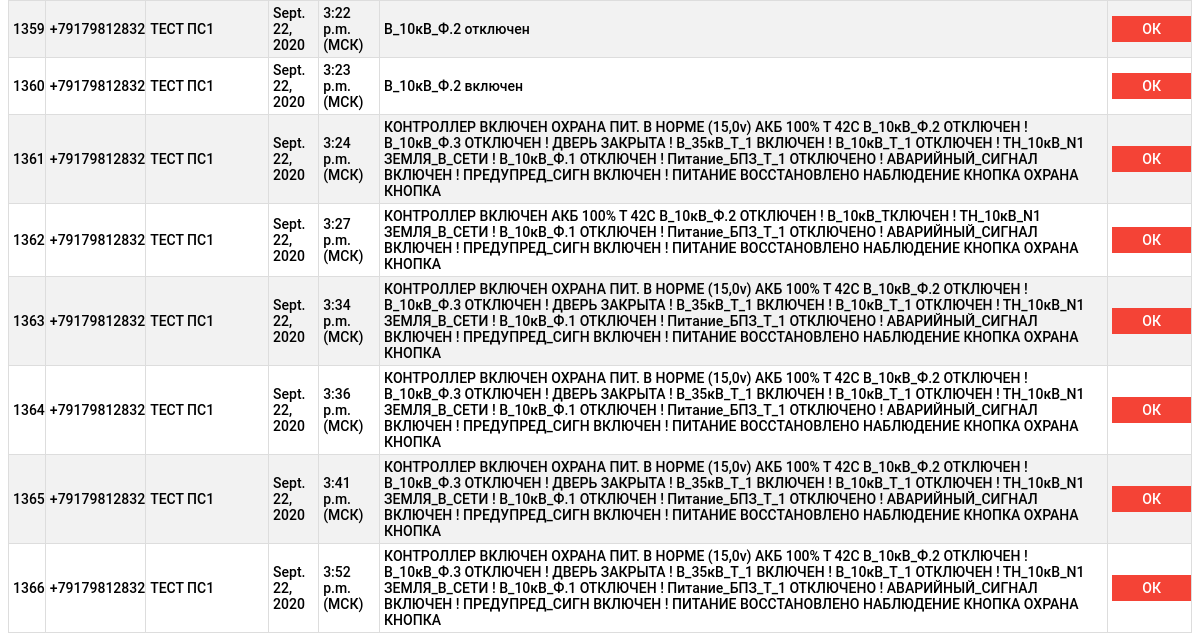
Page / (signed in, lower part) on the earlier database version.
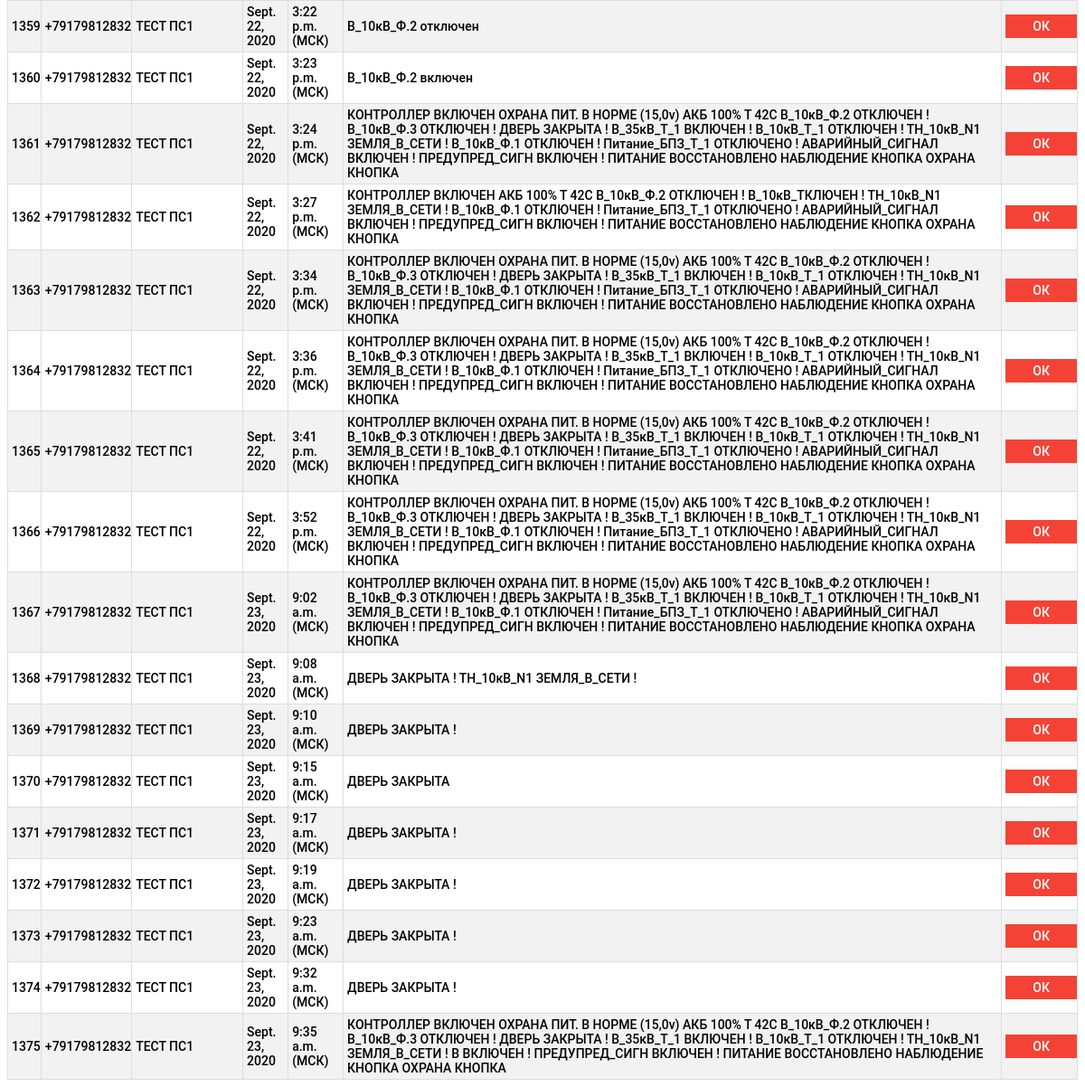
Same page on the later database version.
### my_app/models.py (models this page shows)
class Viewed_messages(models.Model):
    id_SMS = models.ForeignKey(Sms_message, on_delete = models.CASCADE)
    user = models.ForeignKey(User, on_delete=models.CASCADE)
    status_view = models.NullBooleanField()
    datetime_view = models.DateTimeField(null=True, blank=True)
    sms_notification = models.NullBooleanField(null=True, blank=True)

class Sms_message(models.Model):
    number = models.CharField(max_length=12)
    date = models.DateField()
    time = models.TimeField()
    text_sms = models.TextField()
    ps = models.ForeignKey(Ps, on_delete=models.CASCADE)

class Ps(models.Model):
    name = models.CharField(max_length=100, primary_key=True)
    tel_number = models.CharField(max_length=12)
    res = models.ForeignKey(Group, on_delete=models.CASCADE)

### my_app/views.py (the view)
# urls.py: path('', views.index,),
@login_required
def index(request):
    toolView = ToolForView()
    choice = ChoiceForm()
    try:
        selected_interval = request.session['choice_status']
    except KeyError:
        selected_interval = 'False'
    if request.POST:
        selected_interval = request.session['choice_status'] = request.POST['choice']
    user_name = request.user.username
    time_zone = " (МСК)"
    messages = toolView.check_view(user_name, selected_interval)
    data = {"messages": messages, "username": user_name, "time_zone": time_zone, 'choiceForm': choice,}
    return render(request, "index.html", context=data)

### tm_project_django/clases/classes_for_view/classes_for_view.py (called while the page is built)
    def check_view(self, user_name, selected_interval):
        if selected_interval != 'False':
            delta = datetime.now() - timedelta(days=int(selected_interval))
            return Viewed_messages.objects.filter(user__username=user_name, status_view=True, id_SMS__date__gte=delta)
        else:
            return Viewed_messages.objects.filter(user__username=user_name, status_view=False)

### my_app/templates/index.html (shortened to what this page needs)
{% extends "base.html" %}
{% block logic1 %}
<div id="display">
{% if messages.count > 0 %}
    <table id ="customers">
         {% for  message in messages %}
        <tr>
            <td >{{ message.id_SMS.id }}</td>
            <td>{{ message.id_SMS.number }}</td>
            <td>{{ message.id_SMS.ps.name }}</td>
            <td>{{ message.id_SMS.date }}</td>
            <td>{{ message.id_SMS.time }}{{time_zone}}</td>
            <td>{{ message.id_SMS.text_sms }}</td>
            <td>
                {% if message.status_view %}
                <img src="/static/admin/img/icon-yes.svg" alt="True">
                {% else %}
                <a id="para1" href="view_sms/{{message.id}}">ОК</a>
                {% endif %}
            </td>
        </tr>
    {% endfor %}
    </table>
    {% else %}
     <h3>Нет новых смс сообщений {{username}}</h3>
    {% endif %}
</div>
{% endblock logic1 %}

Differences in the rows shown:
added Viewed_messages: id_SMS.id "1367", id_SMS.number "+79179812832", id_SMS.ps.name "ТЕСТ ПС1", id_SMS "Sept. 23, 2020", id_SMS.time "9:02 a.m.", time_zone "(МСК)", id_SMS.text_sms "КОНТРОЛЛЕР ВКЛЮЧЕН ОХРАНА ПИТ. В НОРМЕ (15,0v) АКБ 100% Т 42C В_10кВ_Ф.2 ОТКЛЮЧЕН ! В_10кВ_Ф.3 ОТКЛЮЧЕН ! ДВЕРЬ ЗАКРЫТА ! В_35кВ_Т_1 ВКЛЮЧЕН ! В_10кВ_Т_1 ОТКЛЮЧЕН ! ТН_10кВ_N1 ЗЕМЛЯ_В_СЕТИ ! В_10кВ_Ф.1 ОТКЛЮЧЕН ! Питание_БПЗ_Т_1 ОТКЛЮЧЕНО ! АВАРИЙНЫЙ_СИГНАЛ ВКЛЮЧЕН ! ПРЕДУПРЕД_СИГН ВКЛЮЧЕН ! ПИТАНИЕ ВОССТАНОВЛЕНО НАБЛЮДЕНИЕ КНОПКА ОХРАНА КНОПКА"
added Viewed_messages: id_SMS.id "1368", id_SMS.number "+79179812832", id_SMS.ps.name "ТЕСТ ПС1", id_SMS "Sept. 23, 2020", id_SMS.time "9:08 a.m.", time_zone "(МСК)", id_SMS.text_sms "ДВЕРЬ ЗАКРЫТА ! ТН_10кВ_N1 ЗЕМЛЯ_В_СЕТИ !"
added Viewed_messages: id_SMS.id "1369", id_SMS.number "+79179812832", id_SMS.ps.name "ТЕСТ ПС1", id_SMS "Sept. 23, 2020", id_SMS.time "9:10 a.m.", time_zone "(МСК)", id_SMS.text_sms "ДВЕРЬ ЗАКРЫТА !"
added Viewed_messages: id_SMS.id "1370", id_SMS.number "+79179812832", id_SMS.ps.name "ТЕСТ ПС1", id_SMS "Sept. 23, 2020", id_SMS.time "9:15 a.m.", time_zone "(МСК)", id_SMS.text_sms "ДВЕРЬ ЗАКРЫТА"
added Viewed_messages: id_SMS.id "1371", id_SMS.number "+79179812832", id_SMS.ps.name "ТЕСТ ПС1", id_SMS "Sept. 23, 2020", id_SMS.time "9:17 a.m.", time_zone "(МСК)", id_SMS.text_sms "ДВЕРЬ ЗАКРЫТА !"
added Viewed_messages: id_SMS.id "1372", id_SMS.number "+79179812832", id_SMS.ps.name "ТЕСТ ПС1", id_SMS "Sept. 23, 2020", id_SMS.time "9:19 a.m.", time_zone "(МСК)", id_SMS.text_sms "ДВЕРЬ ЗАКРЫТА !"
added Viewed_messages: id_SMS.id "1373", id_SMS.number "+79179812832", id_SMS.ps.name "ТЕСТ ПС1", id_SMS "Sept. 23, 2020", id_SMS.time "9:23 a.m.", time_zone "(МСК)", id_SMS.text_sms "ДВЕРЬ ЗАКРЫТА !"
added Viewed_messages: id_SMS.id "1374", id_SMS.number "+79179812832", id_SMS.ps.name "ТЕСТ ПС1", id_SMS "Sept. 23, 2020", id_SMS.time "9:32 a.m.", time_zone "(МСК)", id_SMS.text_sms "ДВЕРЬ ЗАКРЫТА !"
added Viewed_messages: id_SMS.id "1375", id_SMS.number "+79179812832", id_SMS.ps.name "ТЕСТ ПС1", id_SMS "Sept. 23, 2020", id_SMS.time "9:35 a.m.", time_zone "(МСК)", id_SMS.text_sms "КОНТРОЛЛЕР ВКЛЮЧЕН ОХРАНА ПИТ. В НОРМЕ (15,0v) АКБ 100% Т 42C В_10кВ_Ф.2 ОТКЛЮЧЕН ! В_10кВ_Ф.3 ОТКЛЮЧЕН ! ДВЕРЬ ЗАКРЫТА ! В_35кВ_Т_1 ВКЛЮЧЕН ! В_10кВ_Т_1 ОТКЛЮЧЕН ! ТН_10кВ_N1 ЗЕМЛЯ_В_СЕТИ ! В ВКЛЮЧЕН ! ПРЕДУПРЕД_СИГН ВКЛЮЧЕН ! ПИТАНИЕ ВОССТАНОВЛЕНО НАБЛЮДЕНИЕ КНОПКА ОХРАНА КНОПКА"
